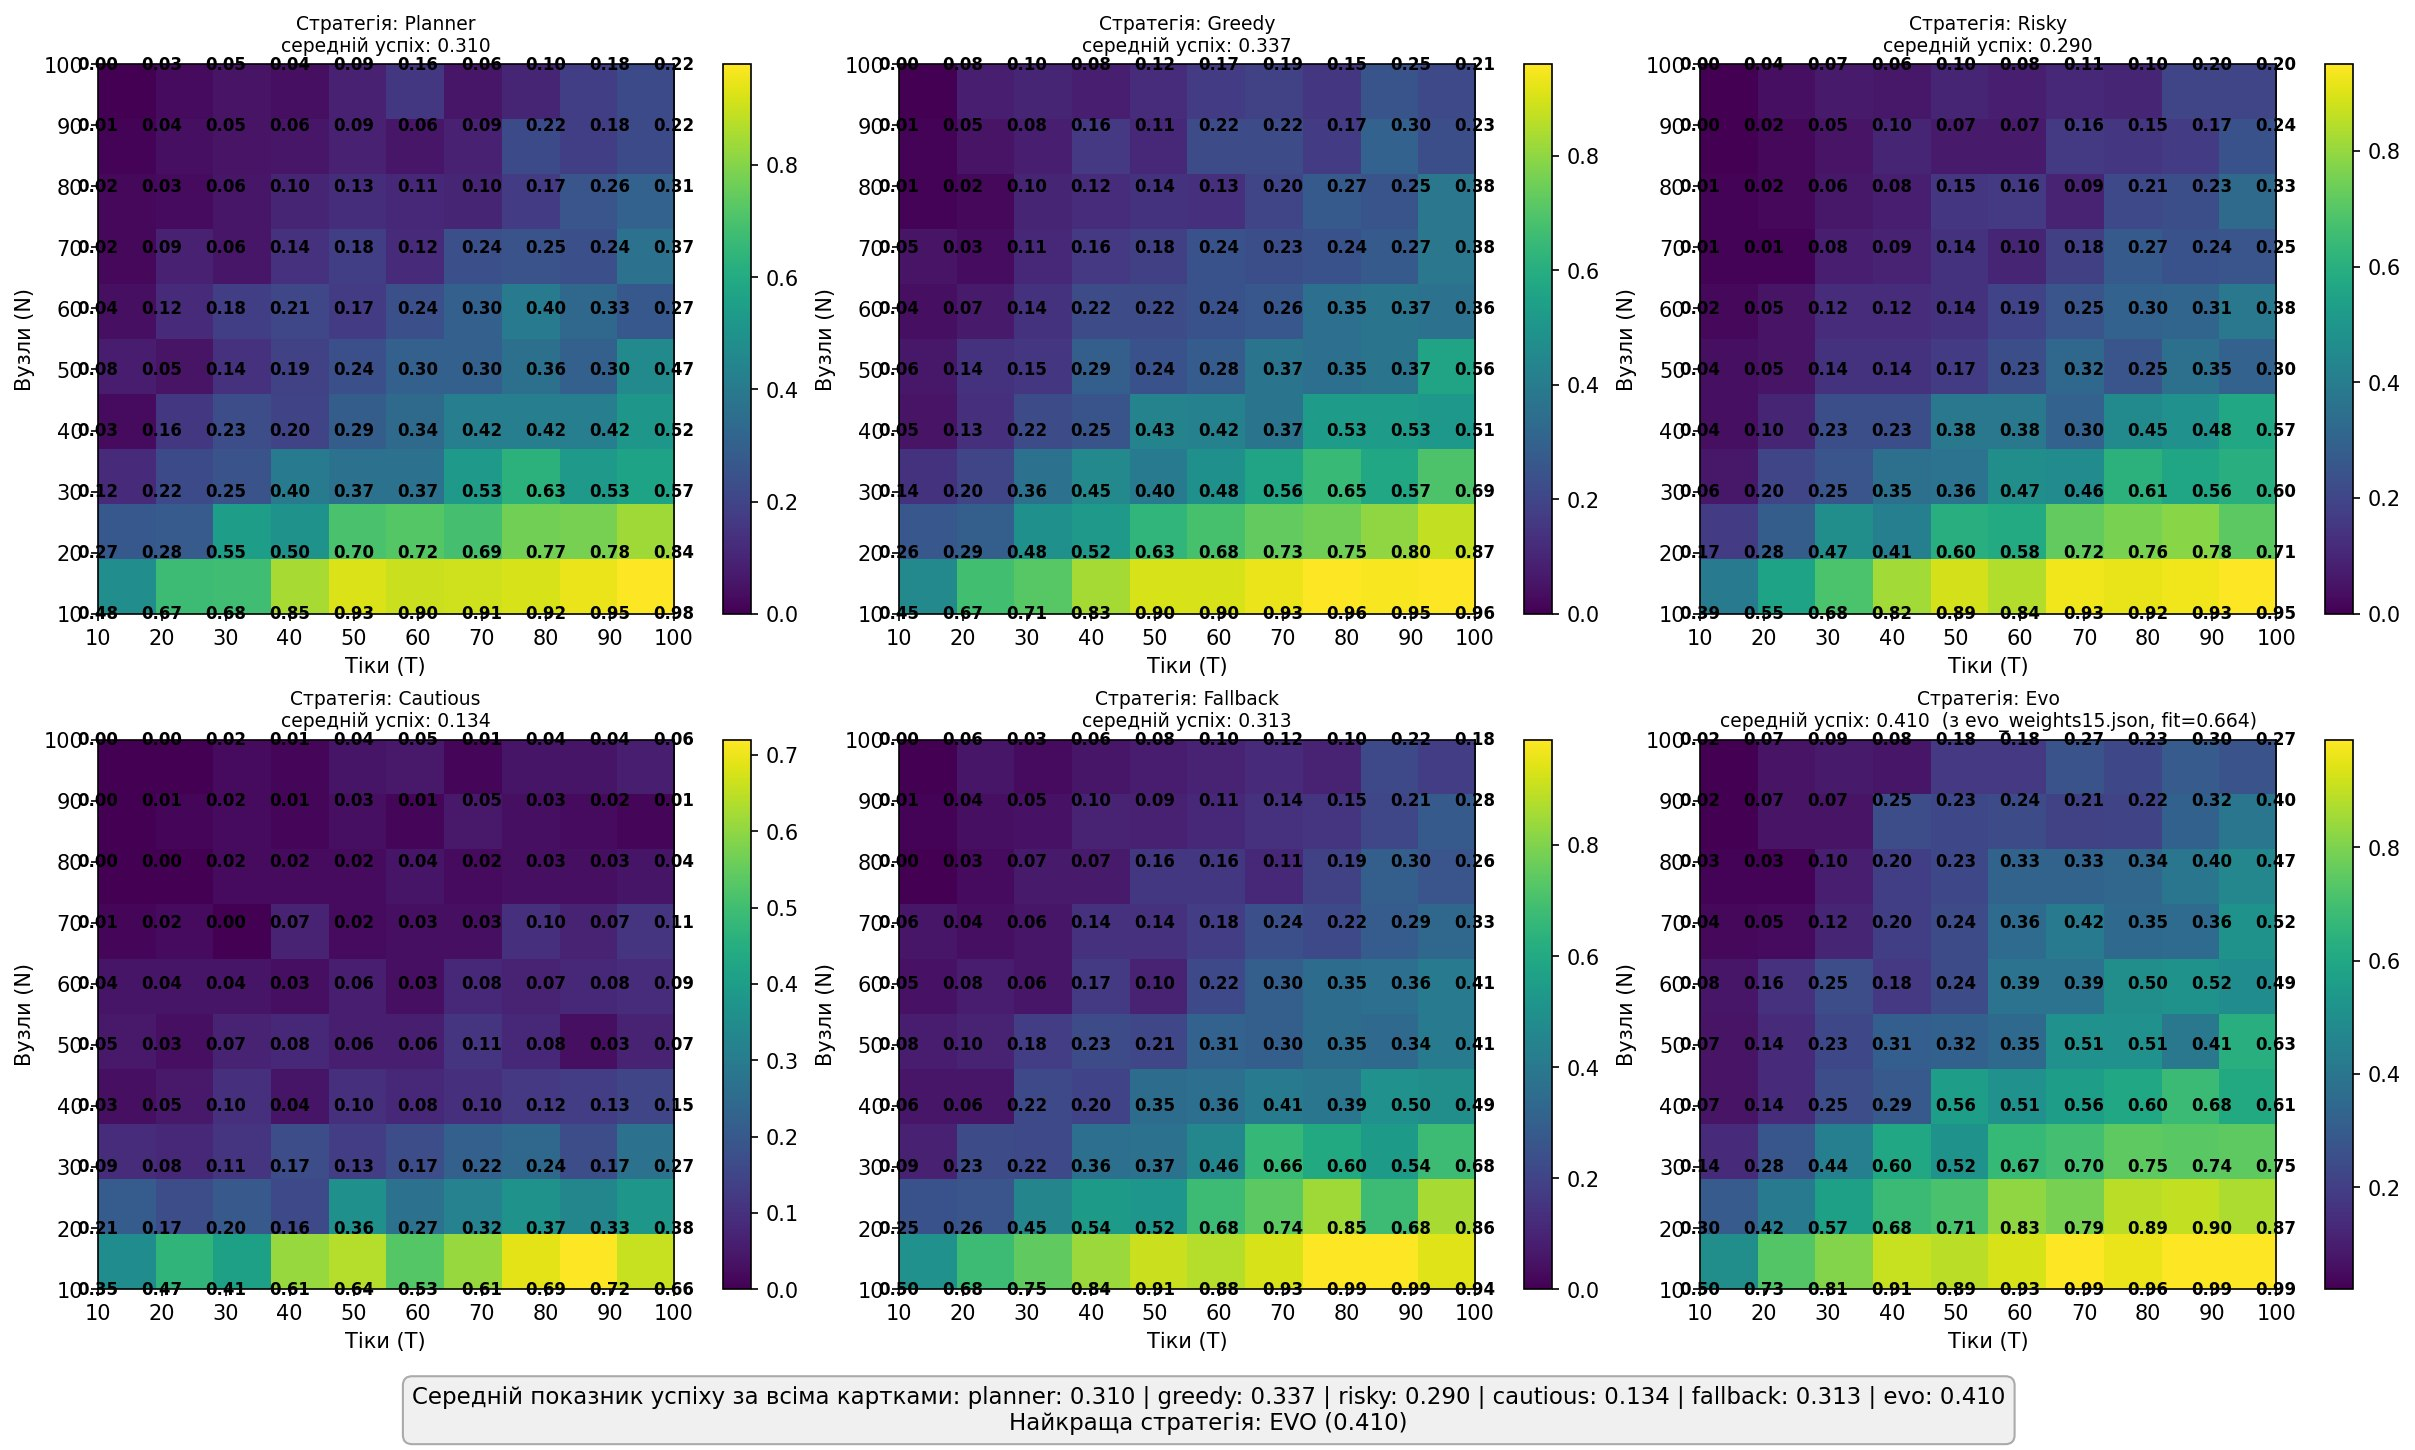

Recreate this plot in Python.
import sys, random, time, math, json, os, re

if sys.stdout.encoding and sys.stdout.encoding.lower() != "utf-8":
    sys.stdout.reconfigure(encoding="utf-8", errors="replace")

import numpy as np
import matplotlib.pyplot as plt
from collections import deque
from multiprocessing import Pool, cpu_count

BASE_N = 10
BASE_TICKS = 10
STEP_N = 10
STEP_T = 10
INCREMENTS = 10
ROUNDS = 100
EDGE_DEATH_PROB = 0.3
EDGE_RECOVERY_PROB = 0.1

N_FEATURES = 8
N_HIDDEN   = 4
WEIGHT_DIM = N_FEATURES * N_HIDDEN + N_HIDDEN + N_HIDDEN + 1
SOFTMIN_TEMP = 0.15


def nn_score(features: np.ndarray, weights: np.ndarray) -> float:
    offset = 0
    W1 = weights[offset: offset + N_HIDDEN * N_FEATURES].reshape(N_HIDDEN, N_FEATURES)
    offset += N_HIDDEN * N_FEATURES
    b1 = weights[offset: offset + N_HIDDEN]
    offset += N_HIDDEN
    W2 = weights[offset: offset + N_HIDDEN]
    offset += N_HIDDEN
    b2 = weights[offset]
    hidden = np.tanh(W1 @ features + b1)
    return float(W2 @ hidden + b2)


def _normalize_weights(w_raw) -> np.ndarray:
    w = np.array(w_raw, dtype=np.float64)
    if len(w) < WEIGHT_DIM:
        w = np.concatenate([w, np.zeros(WEIGHT_DIM - len(w))])
    elif len(w) > WEIGHT_DIM:
        w = w[:WEIGHT_DIM]
    return w


def _find_all_evo_files(base_name="evo_weights"):
    pattern = re.compile(rf"^{re.escape(base_name)}(\d*)\.json$")
    found = [f for f in os.listdir(".") if pattern.match(f)]
    def sort_key(name):
        m = pattern.match(name)
        num_str = m.group(1)
        return int(num_str) if num_str else -1
    found.sort(key=sort_key)
    return found


def _read_best_fitness_from_file(path):
    try:
        with open(path, "r", encoding="utf-8") as f:
            data = json.load(f)
    except Exception:
        return -1.0
    if "run_best" in data and "fitness" in data["run_best"]:
        return float(data["run_best"]["fitness"])
    if "evo_state" in data and "best_fitness" in data["evo_state"]:
        return float(data["evo_state"]["best_fitness"])
    if "evo_history" in data and data["evo_history"]:
        return max(float(h[1]) for h in data["evo_history"])
    return -1.0


def _read_weights_from_file(path):
    try:
        with open(path, "r", encoding="utf-8") as f:
            data = json.load(f)
    except Exception:
        return None
    for key_path in [("run_best", "weights"), ("evo_state", "best_weights"), ("weights",)]:
        obj = data
        try:
            for k in key_path:
                obj = obj[k]
            return _normalize_weights(obj)
        except (KeyError, TypeError):
            continue
    return None


def load_best_evo_weights(base_name="evo_weights"):
    files = _find_all_evo_files(base_name)
    if not files:
        return np.zeros(WEIGHT_DIM), "(zeros)", 0.0
    best_file, best_fitness, best_weights = None, -1.0, None
    for path in files:
        fit = _read_best_fitness_from_file(path)
        w   = _read_weights_from_file(path)
        if fit > best_fitness and w is not None:
            best_fitness, best_file, best_weights = fit, path, w
    if best_weights is None:
        return np.zeros(WEIGHT_DIM), "(zeros)", 0.0
    return best_weights, best_file, best_fitness


EVO_WEIGHTS, EVO_SOURCE, EVO_FITNESS = load_best_evo_weights()


STRATEGIES = ("planner", "greedy", "risky", "cautious", "fallback", "evo")


def bfs(adj, start, N):
    dist = [-1] * N
    dist[start] = 0
    q = deque([start])
    while q:
        u = q.popleft()
        nxt = dist[u] + 1
        for v in adj[u]:
            if dist[v] == -1:
                dist[v] = nxt
                q.append(v)
    return dist


def shortest_next_fast(neigh, dist):
    best, best_d = None, 10**18
    for v in neigh:
        d = dist[v]
        if d == -1:
            continue
        if d < best_d:
            best_d = d
            best = v
    return best


def generate_graph(N):
    while True:
        adj = [[] for _ in range(N)]
        edges = set()
        arr = list(range(N))
        random.shuffle(arr)
        for i in range(1, N):
            u = arr[i]
            v = arr[random.randrange(i)]
            adj[u].append(v)
            adj[v].append(u)
            edges.add((u, v) if u < v else (v, u))
        for _ in range(N):
            u = random.randrange(N)
            v = random.randrange(N)
            if u != v:
                if len(adj[u]) < 6 and len(adj[v]) < 6:
                    if v not in adj[u]:
                        adj[u].append(v)
                        adj[v].append(u)
                        edges.add((u, v) if u < v else (v, u))
        if all(2 <= len(adj[i]) <= 6 for i in range(N)):
            break
    A, B = 0, 1
    mx = -1
    for i in range(N):
        d = bfs(adj, i, N)
        for j in range(N):
            if d[j] > mx:
                mx = d[j]
                A = i
                B = j
    if B in adj[A]:
        adj[A].remove(B)
        adj[B].remove(A)
    return adj, edges, A, B


def new_agent(strategy, A, B):
    return {
        "pos": A, "goal": B, "steps": 0, "alive": True,
        "strategy": strategy, "history": set(),
        "history_q": deque(maxlen=5), "visit_count": {},
    }


def run_sim(N, T):
    adj, active_edges, A, B = generate_graph(N)
    dead_edges = set()
    edge_risk = {}
    for u in range(N):
        for v in range(u + 1, N):
            edge_risk[(u, v)] = EDGE_DEATH_PROB

    orig_degree = [len(adj[i]) for i in range(N)]
    agents = [new_agent(s, A, B) for s in STRATEGIES]
    rand = random.random
    choice = random.choice

    for _ in range(T):
        current_edges = set()
        for e in active_edges:
            if rand() >= EDGE_DEATH_PROB:
                current_edges.add(e)
            else:
                dead_edges.add(e)
        for e in list(dead_edges):
            if rand() < EDGE_RECOVERY_PROB:
                current_edges.add(e)
                dead_edges.remove(e)
        for e in edge_risk:
            if e in current_edges:
                edge_risk[e] *= 0.9
            else:
                edge_risk[e] = edge_risk[e] * 0.9 + 0.1

        active_edges = current_edges
        adj = [[] for _ in range(N)]
        for u, v in active_edges:
            adj[u].append(v)
            adj[v].append(u)
        dist = bfs(adj, B, N)

        valid_dists = [d for d in dist if d != -1]
        max_dist = max(valid_dists) if valid_dists else 1

        for a in agents:
            if not a["alive"]:
                continue
            pos = a["pos"]
            if pos == B or a["steps"] >= T:
                a["alive"] = False
                continue
            neigh = adj[pos]
            hist = a["history"]
            hist_q = a["history_q"]
            strat = a["strategy"]

            if not neigh and strat != "cautious" and strat != "evo":
                a["steps"] += 1
                continue

            if strat == "planner":
                nxt = shortest_next_fast(neigh, dist)
                if nxt is None:
                    new_pos = choice(neigh) if neigh else pos
                elif nxt in hist:
                    best, best_d = None, 10**18
                    for v in neigh:
                        if v in hist:
                            continue
                        d = dist[v]
                        if d == -1:
                            d = 10**9
                        if d < best_d:
                            best_d = d
                            best = v
                    new_pos = best if best is not None else (choice(neigh) if neigh else pos)
                else:
                    new_pos = nxt

            elif strat == "greedy":
                best, best_d = None, 10**18
                for v in neigh:
                    if v in hist:
                        continue
                    d = dist[v]
                    if d == -1:
                        d = 10**9
                    if d < best_d:
                        best_d = d
                        best = v
                new_pos = best if best is not None else (choice(neigh) if neigh else pos)

            elif strat == "risky":
                if not neigh:
                    new_pos = pos
                elif rand() < 0.2:
                    new_pos = choice(neigh)
                else:
                    best = neigh[0]
                    best_d = dist[best] if dist[best] != -1 else 10**9
                    for v in neigh[1:]:
                        d = dist[v]
                        if d == -1:
                            d = 10**9
                        if d < best_d:
                            best_d = d
                            best = v
                    new_pos = best

            elif strat == "cautious":
                safe = []
                for v in neigh:
                    e = (min(pos, v), max(pos, v))
                    if edge_risk.get(e, EDGE_DEATH_PROB) < 0.35:
                        safe.append(v)
                if safe:
                    best, best_d = None, 10**18
                    for v in safe:
                        d = dist[v]
                        if d == -1:
                            d = 10**9
                        if d < best_d:
                            best_d = d
                            best = v
                    new_pos = best
                else:
                    new_pos = choice(neigh) if (neigh and rand() < 0.3) else pos

            elif strat == "fallback":
                best, best_d = None, 10**18
                for v in neigh:
                    if v in hist:
                        continue
                    d = dist[v]
                    if d == -1:
                        continue
                    if d < best_d:
                        best_d = d
                        best = v
                new_pos = best if best is not None else (choice(neigh) if neigh else pos)

            else:
                visit_count = a["visit_count"]
                candidates = neigh + [pos]

                def make_features(v: int) -> np.ndarray:
                    is_wait = (v == pos)
                    d = dist[v]
                    f0 = d / max_dist if d != -1 else 1.5
                    if is_wait:
                        f1 = 0.0
                    else:
                        e = (min(pos, v), max(pos, v))
                        f1 = edge_risk.get(e, EDGE_DEATH_PROB)
                    f2 = math.log1p(visit_count.get(v, 0)) / 3.0
                    f3 = len(adj[v]) / 6.0
                    cur_d = dist[pos]
                    if is_wait:
                        f4 = 0.0
                    elif cur_d != -1 and d != -1:
                        f4 = (cur_d - d) / max(max_dist, 1)
                    else:
                        f4 = -1.0
                    f5 = 0.0 if d == -1 else 1.0
                    od = orig_degree[v]
                    f6 = len(adj[v]) / od if od > 0 else 0.0
                    f7 = 1.0 if is_wait else 0.0
                    return np.array([f0, f1, f2, f3, f4, f5, f6, f7], dtype=np.float32)

                scores = [nn_score(make_features(v), EVO_WEIGHTS) for v in candidates]
                min_s = min(scores)
                exps  = [math.exp(-(s - min_s) / SOFTMIN_TEMP) for s in scores]
                total = sum(exps)
                probs = [e / total for e in exps]
                new_pos = random.choices(candidates, weights=probs)[0]

            if new_pos != pos:
                if strat == "evo":
                    a["visit_count"][pos] = a["visit_count"].get(pos, 0) + 1
                else:
                    if len(hist_q) == hist_q.maxlen:
                        hist.discard(hist_q[0])
                    hist_q.append(pos)
                    hist.add(pos)
            a["pos"] = new_pos
            a["steps"] += 1

    return {a["strategy"]: (a["pos"] == B) for a in agents}


def _run_batch(args):
    i, j, N, T, rounds = args
    score = {s: 0 for s in STRATEGIES}
    for _ in range(rounds):
        out = run_sim(N, T)
        for s in STRATEGIES:
            score[s] += out[s]
    return i, j, score


if __name__ == "__main__":
    results = {s: np.zeros((INCREMENTS, INCREMENTS)) for s in STRATEGIES}
    total_runs = INCREMENTS * INCREMENTS
    done = 0
    tasks = []
    for i in range(INCREMENTS):
        for j in range(INCREMENTS):
            N = BASE_N + i * STEP_N
            T = BASE_TICKS + j * STEP_T
            tasks.append((i, j, N, T, ROUNDS))

    workers = max(1, min(6, cpu_count() // 2))

    with Pool(processes=workers) as pool:
        for i, j, score in pool.imap_unordered(_run_batch, tasks, chunksize=1):
            done += 1
            print(f"{int(done / total_runs * 100)}% [{done}/{total_runs}]")
            for s in STRATEGIES:
                results[s][i][j] = score[s] / ROUNDS
    print()

    n    = len(STRATEGIES)
    cols = 3
    rows = math.ceil(n / cols)
    fig, axes = plt.subplots(rows, cols, figsize=(16, 9), constrained_layout=True)
    axes = np.array(axes).flatten()

    x_vals = [BASE_TICKS + j * STEP_T for j in range(INCREMENTS)]
    y_vals = [BASE_N + i * STEP_N for i in range(INCREMENTS)]

    avg_scores = {s: float(results[s].mean()) for s in STRATEGIES}

    for idx, s in enumerate(STRATEGIES):
        ax  = axes[idx]
        mat = results[s]
        im  = ax.imshow(
            mat,
            cmap="viridis",
            origin="lower",
            extent=[x_vals[0], x_vals[-1], y_vals[0], y_vals[-1]],
            aspect="auto",
        )

        for ii in range(INCREMENTS):
            for jj in range(INCREMENTS):
                val = mat[ii, jj]
                color = "black"
                cx = BASE_TICKS + jj * STEP_T
                cy = BASE_N    + ii * STEP_N
                ax.text(cx, cy, f"{val:.2f}",
                        ha="center", va="center",
                        fontsize=8, color=color, fontweight="bold")

        title = f"Strategy: {s.capitalize()}\nAverage success: {avg_scores[s]:.3f}"
        if s == "evo":
            title += f"  (from {EVO_SOURCE}, fit={EVO_FITNESS:.3f})"
        ax.set_title(title, fontsize=9)
        ax.set_xlabel("Ticks (T)")
        ax.set_ylabel("Nodes (N)")
        fig.colorbar(im, ax=ax)

    for idx in range(n, len(axes)):
        fig.delaxes(axes[idx])

    best_strategy = max(avg_scores, key=avg_scores.get)
    summary_lines = " | ".join(f"{s}: {avg_scores[s]:.3f}" for s in STRATEGIES)
    winner_text = (
        f"Average success rate across all grids: {summary_lines}\n"
        f"Best strategy: {best_strategy.upper()} ({avg_scores[best_strategy]:.3f})"
    )
    fig.text(
        0.5, -0.02,
        winner_text,
        ha="center", va="top",
        fontsize=11,
        bbox=dict(boxstyle="round,pad=0.4", facecolor="#f0f0f0", edgecolor="#aaaaaa"),
    )

    plt.savefig("strategies_result.png", dpi=150, bbox_inches="tight")
    plt.show()
